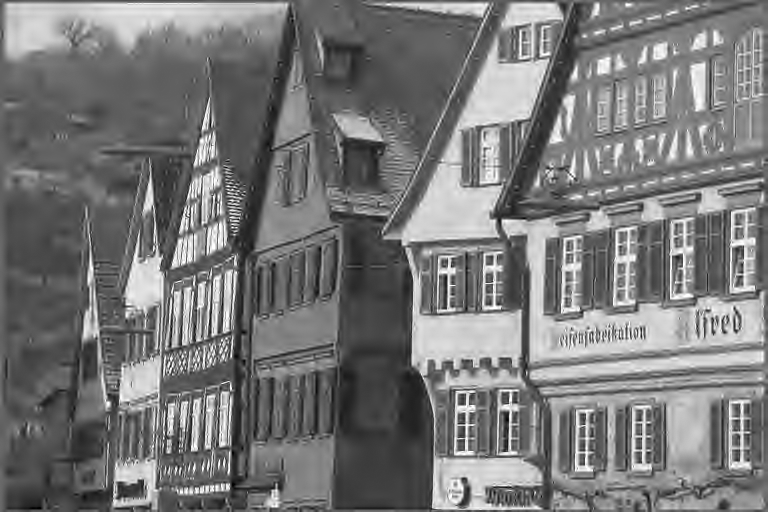
%> input picture 05_1_RR_iqa/RRIQA/im_distorted.tif, 768 x 512 px, given in place of img1.bmp, which was not available
$ octave --eval "compute_risqueefeatures('../../05_1_RR_iqa/RRIQA/im_distorted.tif');"   (GNU Octave 9; MATLAB toolbox functions it lacks are replaced by stand-ins)
%> lines starting %> are read from the running program, lines starting %| are printed output that depends on the picture; pictures that were not available may be replaced by others from this repository, and a replacement may not be noted
function compute_risqueefeatures(databasepath)
%> called with databasepath = '../../05_1_RR_iqa/RRIQA/im_distorted.tif'


load refnames_all.mat

class(1:227)     = 1;
class(228:460)   = 2;
class(461:634)   = 3;
class(635:808)   = 4;
class(809:982)   = 5;

class_label      = {'jp2k','jpeg','wn','gblur','fastfading'};
imnumber         = [0 227 233 174 174];
imnumber         = cumsum(imnumber);

scalenum         = 2;

param =[];
for itr = 1:982

 tic
itr
imdist = double(rgb2gray(imread(sprintf('%s/%s/img%d.bmp',databasepath,class_label{class(itr)},...
         itr-imnumber(class(itr))))));
%> imdist: size 512x768 double; min 0, max 255, mean 120.3; mean of the top-left, top-right, bottom-left and bottom-right quarters 109, 134.1, 101.3, 136.8

blocksizerow     = round(64);
blocksizecol     = round(64);
blockrowoverlap  = 8;
blockcoloverlap  = 8;

feat   = [];


featnum =18;

for itr_scale = 1:scalenum


window        = fspecial('gaussian',7*itr_scale,(7*itr_scale)/6);
window        = window/sum(sum(window));

mu            = filter2(window, imdist, 'same');
mu_sq         = mu.*mu;
sigma         = sqrt(abs(filter2(window, imdist.*imdist, 'same') - mu_sq));
structdis     = (imdist-mu)./(sigma+1);

[row col]     = size(structdis);
block_rownum  = floor(row/blocksizerow);
block_colnum  = floor(col/blocksizecol);

structdis     = structdis(1:block_rownum*blocksizerow,1:block_colnum*blocksizecol);
J             = blkproc(structdis,[blocksizerow blocksizecol], [blockrowoverlap blockcoloverlap],@computefeatures);
J             = reshape(J,[featnum size(J,1)*size(J,2)/featnum]);

feat          = [feat; J];

end
%> this loop made 1 pass
%> pass 1, in compute_risqueefeatures, `mu_sq         = mu.*mu;`:
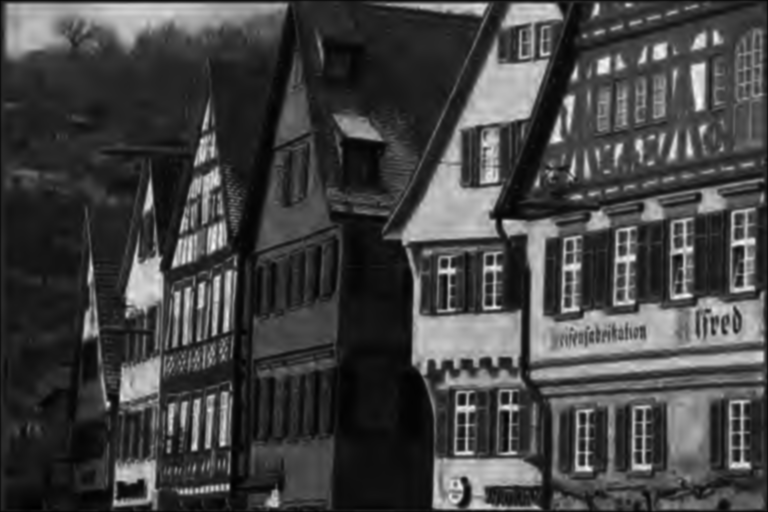
%> mu_sq: size 512x768 double; min 183.5, max 62298.4, mean 16629.8; drawn with min black and max white
%> pass 1, in compute_risqueefeatures, `sigma         = sqrt(abs(filter2(window, imdist.*imdist, 'same') - mu_..`:
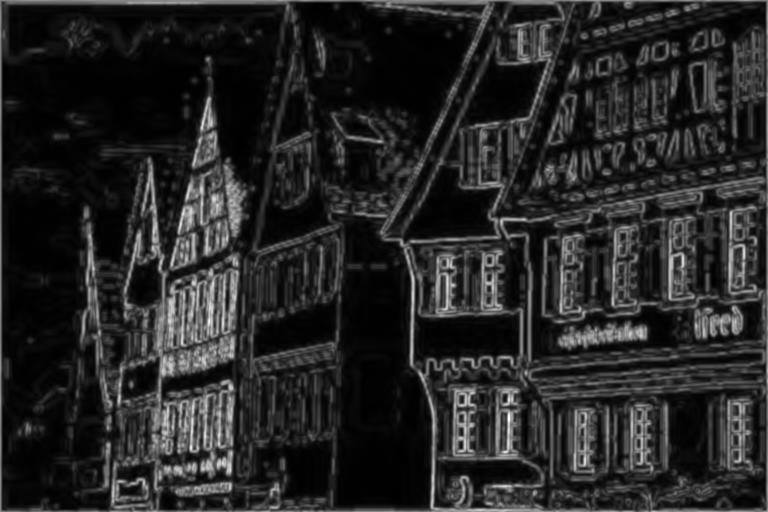
%> sigma: size 512x768 double; min 0.0791, max 94.1, mean 14.5; drawn with min black and max white
%> pass 1, in compute_risqueefeatures, `structdis     = (imdist-mu)./(sigma+1);`:
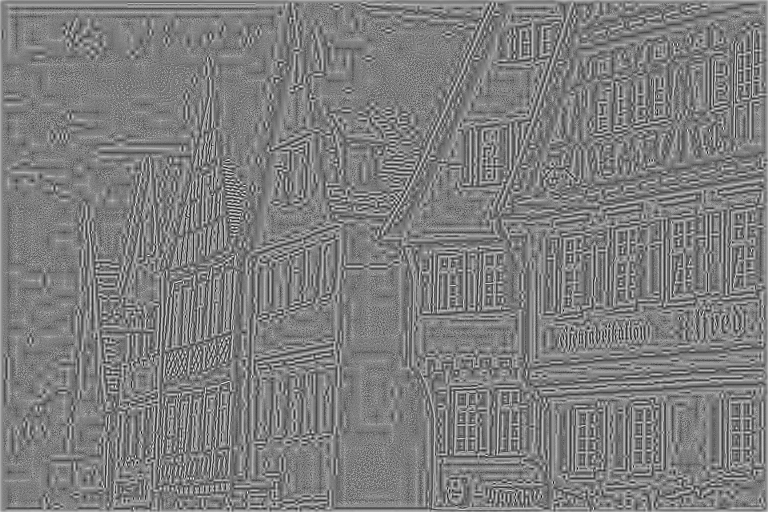
%> structdis: size 512x768 double; min -2.04, max 2.09, mean 0.00216; drawn with min black and max white

inf_ind    = isinf(feat);
[inf_r inf_c] = find(inf_ind==1);
feat(:,inf_c)= [];

feat         = feat';
save(sprintf('temp/features_local%d.mat',itr),'feat');

toc
end
%> (the run ends here)
